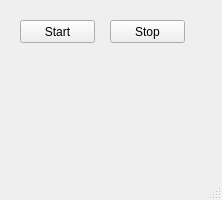
<?xml version="1.0" encoding="UTF-8"?>
<ui version="4.0">
 <class>ServerMainWindow</class>
 <widget class="QMainWindow" name="ServerMainWindow">
  <property name="geometry">
   <rect>
    <x>0</x>
    <y>0</y>
    <width>222</width>
    <height>200</height>
   </rect>
  </property>
  <property name="windowTitle">
   <string>MainWindow</string>
  </property>
  <widget class="QWidget" name="centralwidget">
   <widget class="QPushButton" name="ui_qpb_start">
    <property name="geometry">
     <rect>
      <x>20</x>
      <y>20</y>
      <width>75</width>
      <height>23</height>
     </rect>
    </property>
    <property name="text">
     <string>Start</string>
    </property>
   </widget>
   <widget class="QPushButton" name="ui_qpb_stop">
    <property name="geometry">
     <rect>
      <x>110</x>
      <y>20</y>
      <width>75</width>
      <height>23</height>
     </rect>
    </property>
    <property name="text">
     <string>Stop</string>
    </property>
   </widget>
  </widget>
  <widget class="QMenuBar" name="menubar">
   <property name="geometry">
    <rect>
     <x>0</x>
     <y>0</y>
     <width>222</width>
     <height>21</height>
    </rect>
   </property>
  </widget>
  <widget class="QStatusBar" name="statusbar"/>
  <action name="ui_qa_exit">
   <property name="text">
    <string>Exit</string>
   </property>
  </action>
  <action name="ui_qa_logs">
   <property name="text">
    <string>Logs</string>
   </property>
  </action>
  <action name="ui_qa_preferences">
   <property name="text">
    <string>Preferences</string>
   </property>
  </action>
  <action name="ui_qa_help">
   <property name="text">
    <string>Help</string>
   </property>
  </action>
  <action name="ui_qa_about">
   <property name="text">
    <string>About</string>
   </property>
  </action>
 </widget>
 <resources/>
 <connections/>
</ui>
